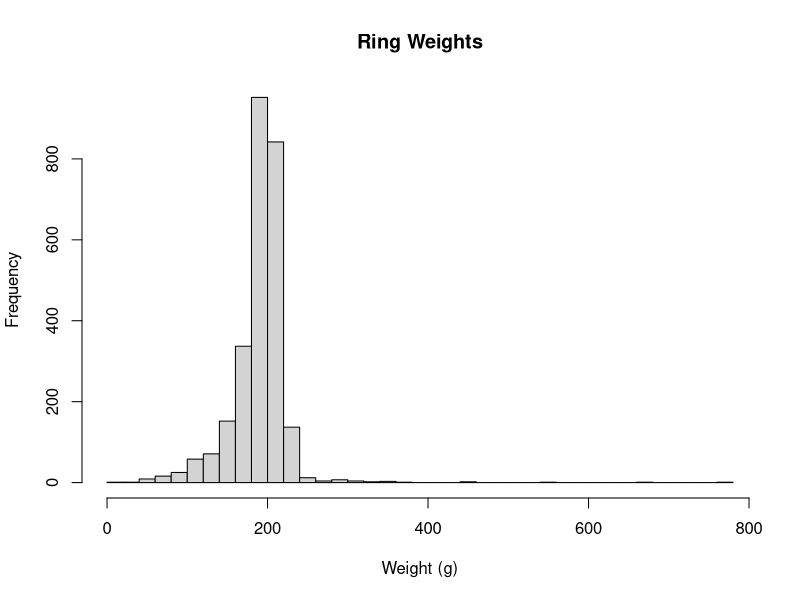
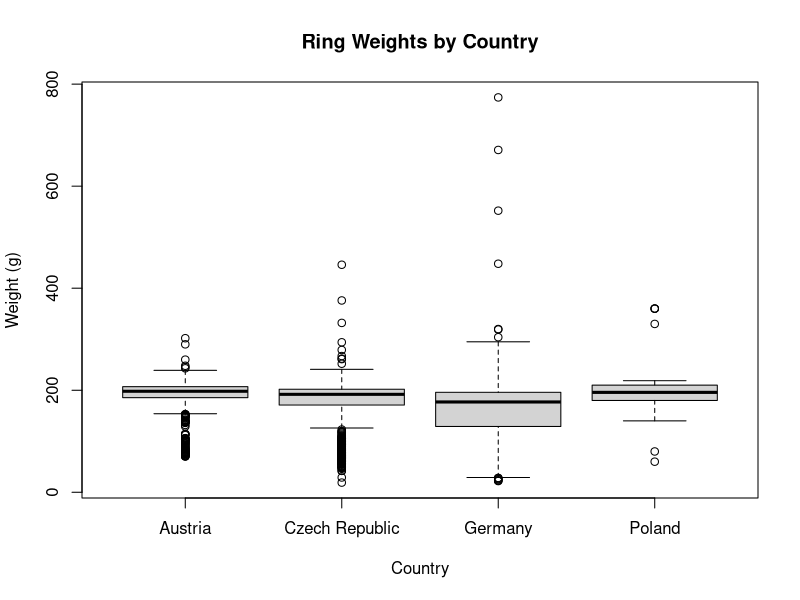
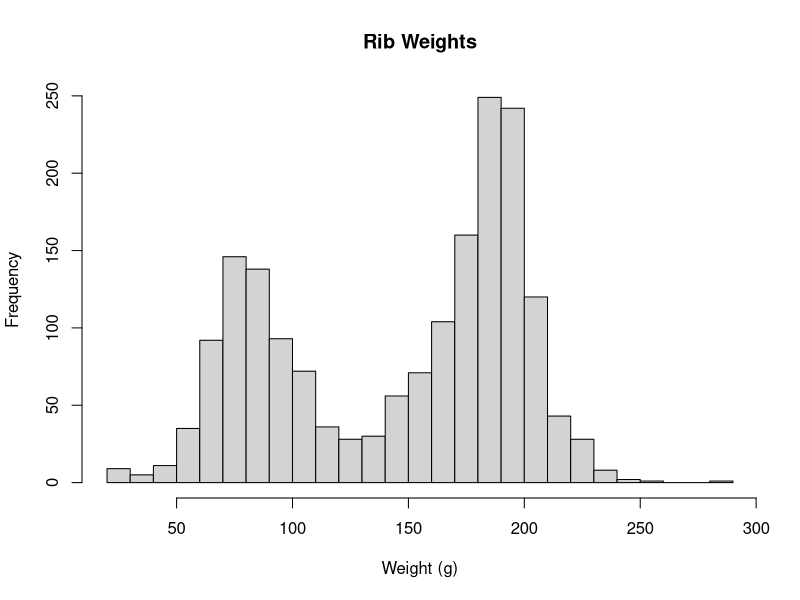
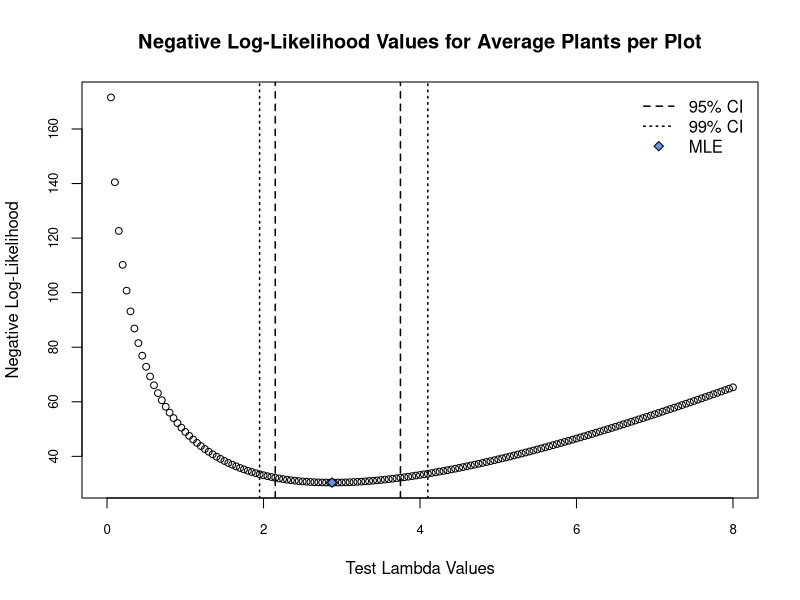

Generate these figures, in order, with R:
## ---- chunk 1
knitr::opts_chunk$set(echo = TRUE)

library(readxl)
library(MASS)
library(data.table)
library(dplyr)
library(knitr)
## ---- chunk 2
money <- read_excel("journal.pone.0240462.s002.xlsx",
                    sheet = 1
                    )

# Rename the weight column to make it tidy
money <- rename(money, Weight = `Weight (g)`)
## ---- chunk 3
kable(as.data.frame(money[sample(seq(1, length(money$Location)), 30, replace = FALSE),]),
      caption = "A selection of data from Kuijpers and Popa 2021.",
      row.names = FALSE
      )

## ---- chunk 4
hist(money$Weight[money$Type == "Ring"],
    main = "Ring Weights",
    breaks = 30, 
    xlab = "Weight (g)"
    )
## ---- chunk 5
ringMean <- mean(money["Type" = "Ring",]$Weight)

ringSD <- sd(money["Type" = "Ring",]$Weight)
## ---- chunk 6
ringWeightFit <- fitdistr(money["Type" = "Ring",]$Weight,
                           "normal")

# Calculate difference in calculated and fitdistr() means
meandif <- unname(ringWeightFit$estimate[1]) - ringMean

# Calculate difference in calculated and fitdistr() standard deviations
sddif <- unname(ringWeightFit$estimate[2]) - ringSD

## ---- chunk 7
ringsByCountry <- melt(data = as.data.table(money["Type" = "Ring",]), 
                       id = "Country", 
                       measure = "Weight"
                       )
## ---- chunk 8
boxplot(value ~ Country, 
        ringsByCountry,
        ylab = "Weight (g)",
        main = "Ring Weights by Country")
## ---- chunk 9
GermanVSAustrian <- t.test(ringsByCountry$value[ringsByCountry$Country == "Germany"],
                           ringsByCountry$value[ringsByCountry$Country == "Austria"]
                           )
## ---- chunk 10
hist(money$Weight[money$Type == "Rib"],
    main = "Rib Weights",
    breaks = 30, 
    xlab = "Weight (g)"
    )
## ---- chunk 11
plants <- c(8, 0, 3, 3, 4, 3, 2, 3, 3, 2, 4, 2, 3, 1, 4, 1)
## ---- chunk 12
neg.ll <- function(x, lambda){
        result <- length(x)*lambda - sum(x)*log(lambda) + sum(log(factorial(x)))
        return(result)
}

# The non-try-hard version:
# neg.ll.v2 <- function(x, lambda){
#       result <- -sum(dpois(x, 
#                            lambda, 
#                            log = TRUE)
#                            )
#       return(result)
#       }

## ---- chunk 13
# Define test lambda values
lambdaVals <- seq(min(plants),
                  max(plants),
                  by = 0.05
                  )

# Create vector to catch log likelihood values of test lambdas
plantLogLiks <- rep(0, length(lambdaVals))

# Run neg.ll() over all lambdaVals
for (i in 1:length(lambdaVals)){
        plantLogLiks[i] <- neg.ll(plants, lambdaVals[i])
}

# Use optimize() to determine the minimum value
plantMinLogLik <- optimize(f = neg.ll, x = plants, interval = lambdaVals)

# 95th percentile confidence interval
# Collect the positions of the lambda values whose negative log-likelihoods are
# within 1.92 of the minimum
vals95 <- which(plantLogLiks < plantMinLogLik$objective + 1.92)

# Use the first and last to select the corresponding lambda value
LL95 <- lambdaVals[vals95[1]]
UL95 <- lambdaVals[vals95[length(vals95)]]

# 99th percentile confidence interval
# Collect the positions of the lambda values whose negative log-likelihoods are
# within 3.32 of the minimum
vals99 <- which(plantLogLiks < plantMinLogLik$objective + 3.32)

# Use the first and last to select the corresponding lambda value
LL99 <- lambdaVals[vals99[1]]
UL99 <- lambdaVals[vals99[length(vals99)]]

## ---- chunk 14
plot(lambdaVals,
     plantLogLiks,
     xlab = "Test Lambda Values",
     ylab = "Negative Log-Likelihood",
     main = "Negative Log-Likelihood Values for Average Plants per Plot", 
     pch = 1,
     cex = 0.9,
     cex.axis = 0.8
     )

abline(v = c(LL95, UL95), 
       lty = 2, 
       lwd = 1.5
       )

abline(v = c(LL99, UL99), 
       lty = 3, 
       lwd = 1.5
       )

points(x = plantMinLogLik$minimum, 
       y = plantMinLogLik$objective, 
       pch = 23, 
       bg = "cornflowerblue"
       )

legend("topright", 
       c("95% CI", "99% CI", "MLE"),
       lty = c(2, 3, NA), 
       lwd = c(1.5, 1.5, NA),
       pch = c(NA, NA, 23),
       pt.bg = c(NA, NA, "cornflowerblue"),
       bty = "n",
       inset = 0.01
       )

